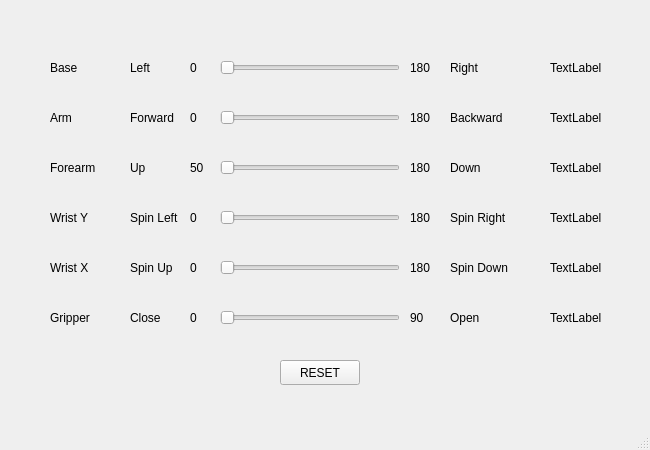
<?xml version="1.0" encoding="UTF-8"?>
<ui version="4.0">
 <class>MainWindow</class>
 <widget class="QMainWindow" name="MainWindow">
  <property name="geometry">
   <rect>
    <x>0</x>
    <y>0</y>
    <width>650</width>
    <height>450</height>
   </rect>
  </property>
  <property name="windowTitle">
   <string>MainWindow</string>
  </property>
  <widget class="QWidget" name="centralwidget">
   <widget class="QSlider" name="horizontalSlider">
    <property name="geometry">
     <rect>
      <x>220</x>
      <y>60</y>
      <width>180</width>
      <height>16</height>
     </rect>
    </property>
    <property name="orientation">
     <enum>Qt::Horizontal</enum>
    </property>
   </widget>
   <widget class="QSlider" name="horizontalSlider_2">
    <property name="geometry">
     <rect>
      <x>220</x>
      <y>110</y>
      <width>180</width>
      <height>16</height>
     </rect>
    </property>
    <property name="orientation">
     <enum>Qt::Horizontal</enum>
    </property>
   </widget>
   <widget class="QSlider" name="horizontalSlider_3">
    <property name="geometry">
     <rect>
      <x>220</x>
      <y>160</y>
      <width>180</width>
      <height>16</height>
     </rect>
    </property>
    <property name="orientation">
     <enum>Qt::Horizontal</enum>
    </property>
   </widget>
   <widget class="QSlider" name="horizontalSlider_4">
    <property name="geometry">
     <rect>
      <x>220</x>
      <y>210</y>
      <width>180</width>
      <height>16</height>
     </rect>
    </property>
    <property name="orientation">
     <enum>Qt::Horizontal</enum>
    </property>
   </widget>
   <widget class="QSlider" name="horizontalSlider_5">
    <property name="geometry">
     <rect>
      <x>220</x>
      <y>260</y>
      <width>180</width>
      <height>16</height>
     </rect>
    </property>
    <property name="orientation">
     <enum>Qt::Horizontal</enum>
    </property>
   </widget>
   <widget class="QSlider" name="horizontalSlider_6">
    <property name="geometry">
     <rect>
      <x>220</x>
      <y>310</y>
      <width>180</width>
      <height>16</height>
     </rect>
    </property>
    <property name="orientation">
     <enum>Qt::Horizontal</enum>
    </property>
   </widget>
   <widget class="QLabel" name="label_7">
    <property name="geometry">
     <rect>
      <x>190</x>
      <y>60</y>
      <width>16</width>
      <height>16</height>
     </rect>
    </property>
    <property name="text">
     <string>0</string>
    </property>
   </widget>
   <widget class="QLabel" name="label_19">
    <property name="geometry">
     <rect>
      <x>190</x>
      <y>110</y>
      <width>16</width>
      <height>16</height>
     </rect>
    </property>
    <property name="text">
     <string>0</string>
    </property>
   </widget>
   <widget class="QLabel" name="label_20">
    <property name="geometry">
     <rect>
      <x>190</x>
      <y>160</y>
      <width>16</width>
      <height>16</height>
     </rect>
    </property>
    <property name="text">
     <string>50</string>
    </property>
   </widget>
   <widget class="QLabel" name="label_21">
    <property name="geometry">
     <rect>
      <x>190</x>
      <y>210</y>
      <width>16</width>
      <height>16</height>
     </rect>
    </property>
    <property name="text">
     <string>0</string>
    </property>
   </widget>
   <widget class="QLabel" name="label_22">
    <property name="geometry">
     <rect>
      <x>190</x>
      <y>260</y>
      <width>16</width>
      <height>16</height>
     </rect>
    </property>
    <property name="text">
     <string>0</string>
    </property>
   </widget>
   <widget class="QLabel" name="label_23">
    <property name="geometry">
     <rect>
      <x>190</x>
      <y>310</y>
      <width>16</width>
      <height>16</height>
     </rect>
    </property>
    <property name="text">
     <string>0</string>
    </property>
   </widget>
   <widget class="QLabel" name="label_8">
    <property name="geometry">
     <rect>
      <x>410</x>
      <y>60</y>
      <width>31</width>
      <height>16</height>
     </rect>
    </property>
    <property name="text">
     <string>180</string>
    </property>
   </widget>
   <widget class="QLabel" name="label_9">
    <property name="geometry">
     <rect>
      <x>410</x>
      <y>110</y>
      <width>31</width>
      <height>16</height>
     </rect>
    </property>
    <property name="text">
     <string>180</string>
    </property>
   </widget>
   <widget class="QLabel" name="label_10">
    <property name="geometry">
     <rect>
      <x>410</x>
      <y>160</y>
      <width>31</width>
      <height>16</height>
     </rect>
    </property>
    <property name="text">
     <string>180</string>
    </property>
   </widget>
   <widget class="QLabel" name="label_11">
    <property name="geometry">
     <rect>
      <x>410</x>
      <y>210</y>
      <width>31</width>
      <height>16</height>
     </rect>
    </property>
    <property name="text">
     <string>180</string>
    </property>
   </widget>
   <widget class="QLabel" name="label_12">
    <property name="geometry">
     <rect>
      <x>410</x>
      <y>260</y>
      <width>31</width>
      <height>16</height>
     </rect>
    </property>
    <property name="text">
     <string>180</string>
    </property>
   </widget>
   <widget class="QLabel" name="label_13">
    <property name="geometry">
     <rect>
      <x>410</x>
      <y>310</y>
      <width>31</width>
      <height>16</height>
     </rect>
    </property>
    <property name="text">
     <string>90</string>
    </property>
   </widget>
   <widget class="QLabel" name="label">
    <property name="geometry">
     <rect>
      <x>550</x>
      <y>60</y>
      <width>58</width>
      <height>15</height>
     </rect>
    </property>
    <property name="text">
     <string>TextLabel</string>
    </property>
   </widget>
   <widget class="QLabel" name="label_2">
    <property name="geometry">
     <rect>
      <x>550</x>
      <y>110</y>
      <width>58</width>
      <height>15</height>
     </rect>
    </property>
    <property name="text">
     <string>TextLabel</string>
    </property>
   </widget>
   <widget class="QLabel" name="label_3">
    <property name="geometry">
     <rect>
      <x>550</x>
      <y>160</y>
      <width>58</width>
      <height>15</height>
     </rect>
    </property>
    <property name="text">
     <string>TextLabel</string>
    </property>
   </widget>
   <widget class="QLabel" name="label_4">
    <property name="geometry">
     <rect>
      <x>550</x>
      <y>210</y>
      <width>58</width>
      <height>15</height>
     </rect>
    </property>
    <property name="text">
     <string>TextLabel</string>
    </property>
   </widget>
   <widget class="QLabel" name="label_5">
    <property name="geometry">
     <rect>
      <x>550</x>
      <y>260</y>
      <width>58</width>
      <height>15</height>
     </rect>
    </property>
    <property name="text">
     <string>TextLabel</string>
    </property>
   </widget>
   <widget class="QLabel" name="label_6">
    <property name="geometry">
     <rect>
      <x>550</x>
      <y>310</y>
      <width>58</width>
      <height>15</height>
     </rect>
    </property>
    <property name="text">
     <string>TextLabel</string>
    </property>
   </widget>
   <widget class="QLabel" name="label_15">
    <property name="geometry">
     <rect>
      <x>50</x>
      <y>60</y>
      <width>58</width>
      <height>15</height>
     </rect>
    </property>
    <property name="text">
     <string>Base</string>
    </property>
   </widget>
   <widget class="QLabel" name="label_16">
    <property name="geometry">
     <rect>
      <x>50</x>
      <y>110</y>
      <width>58</width>
      <height>15</height>
     </rect>
    </property>
    <property name="text">
     <string>Arm</string>
    </property>
   </widget>
   <widget class="QLabel" name="label_17">
    <property name="geometry">
     <rect>
      <x>50</x>
      <y>160</y>
      <width>58</width>
      <height>15</height>
     </rect>
    </property>
    <property name="text">
     <string>Forearm</string>
    </property>
   </widget>
   <widget class="QLabel" name="label_18">
    <property name="geometry">
     <rect>
      <x>50</x>
      <y>210</y>
      <width>58</width>
      <height>15</height>
     </rect>
    </property>
    <property name="text">
     <string>Wrist Y</string>
    </property>
   </widget>
   <widget class="QLabel" name="label_24">
    <property name="geometry">
     <rect>
      <x>50</x>
      <y>260</y>
      <width>58</width>
      <height>15</height>
     </rect>
    </property>
    <property name="text">
     <string>Wrist X</string>
    </property>
   </widget>
   <widget class="QLabel" name="label_25">
    <property name="geometry">
     <rect>
      <x>50</x>
      <y>310</y>
      <width>58</width>
      <height>15</height>
     </rect>
    </property>
    <property name="text">
     <string>Gripper</string>
    </property>
   </widget>
   <widget class="QPushButton" name="pushButton">
    <property name="geometry">
     <rect>
      <x>280</x>
      <y>360</y>
      <width>80</width>
      <height>25</height>
     </rect>
    </property>
    <property name="text">
     <string>RESET</string>
    </property>
   </widget>
   <widget class="QLabel" name="label_14">
    <property name="geometry">
     <rect>
      <x>130</x>
      <y>60</y>
      <width>31</width>
      <height>15</height>
     </rect>
    </property>
    <property name="text">
     <string>Left</string>
    </property>
   </widget>
   <widget class="QLabel" name="label_26">
    <property name="geometry">
     <rect>
      <x>130</x>
      <y>110</y>
      <width>51</width>
      <height>15</height>
     </rect>
    </property>
    <property name="text">
     <string>Forward</string>
    </property>
   </widget>
   <widget class="QLabel" name="label_27">
    <property name="geometry">
     <rect>
      <x>130</x>
      <y>160</y>
      <width>58</width>
      <height>15</height>
     </rect>
    </property>
    <property name="text">
     <string>Up</string>
    </property>
   </widget>
   <widget class="QLabel" name="label_28">
    <property name="geometry">
     <rect>
      <x>130</x>
      <y>210</y>
      <width>58</width>
      <height>15</height>
     </rect>
    </property>
    <property name="text">
     <string>Spin Left</string>
    </property>
   </widget>
   <widget class="QLabel" name="label_29">
    <property name="geometry">
     <rect>
      <x>130</x>
      <y>260</y>
      <width>58</width>
      <height>15</height>
     </rect>
    </property>
    <property name="text">
     <string>Spin Up</string>
    </property>
   </widget>
   <widget class="QLabel" name="label_30">
    <property name="geometry">
     <rect>
      <x>130</x>
      <y>310</y>
      <width>31</width>
      <height>15</height>
     </rect>
    </property>
    <property name="text">
     <string>Close</string>
    </property>
   </widget>
   <widget class="QLabel" name="label_31">
    <property name="geometry">
     <rect>
      <x>450</x>
      <y>60</y>
      <width>31</width>
      <height>15</height>
     </rect>
    </property>
    <property name="text">
     <string>Right</string>
    </property>
   </widget>
   <widget class="QLabel" name="label_32">
    <property name="geometry">
     <rect>
      <x>450</x>
      <y>110</y>
      <width>58</width>
      <height>15</height>
     </rect>
    </property>
    <property name="text">
     <string>Backward</string>
    </property>
   </widget>
   <widget class="QLabel" name="label_33">
    <property name="geometry">
     <rect>
      <x>450</x>
      <y>160</y>
      <width>58</width>
      <height>15</height>
     </rect>
    </property>
    <property name="text">
     <string>Down</string>
    </property>
   </widget>
   <widget class="QLabel" name="label_34">
    <property name="geometry">
     <rect>
      <x>450</x>
      <y>210</y>
      <width>60</width>
      <height>15</height>
     </rect>
    </property>
    <property name="text">
     <string>Spin Right</string>
    </property>
   </widget>
   <widget class="QLabel" name="label_35">
    <property name="geometry">
     <rect>
      <x>450</x>
      <y>260</y>
      <width>71</width>
      <height>15</height>
     </rect>
    </property>
    <property name="text">
     <string>Spin Down</string>
    </property>
   </widget>
   <widget class="QLabel" name="label_36">
    <property name="geometry">
     <rect>
      <x>450</x>
      <y>310</y>
      <width>41</width>
      <height>15</height>
     </rect>
    </property>
    <property name="text">
     <string>Open</string>
    </property>
   </widget>
  </widget>
  <widget class="QStatusBar" name="statusbar"/>
 </widget>
 <resources/>
 <connections/>
</ui>
